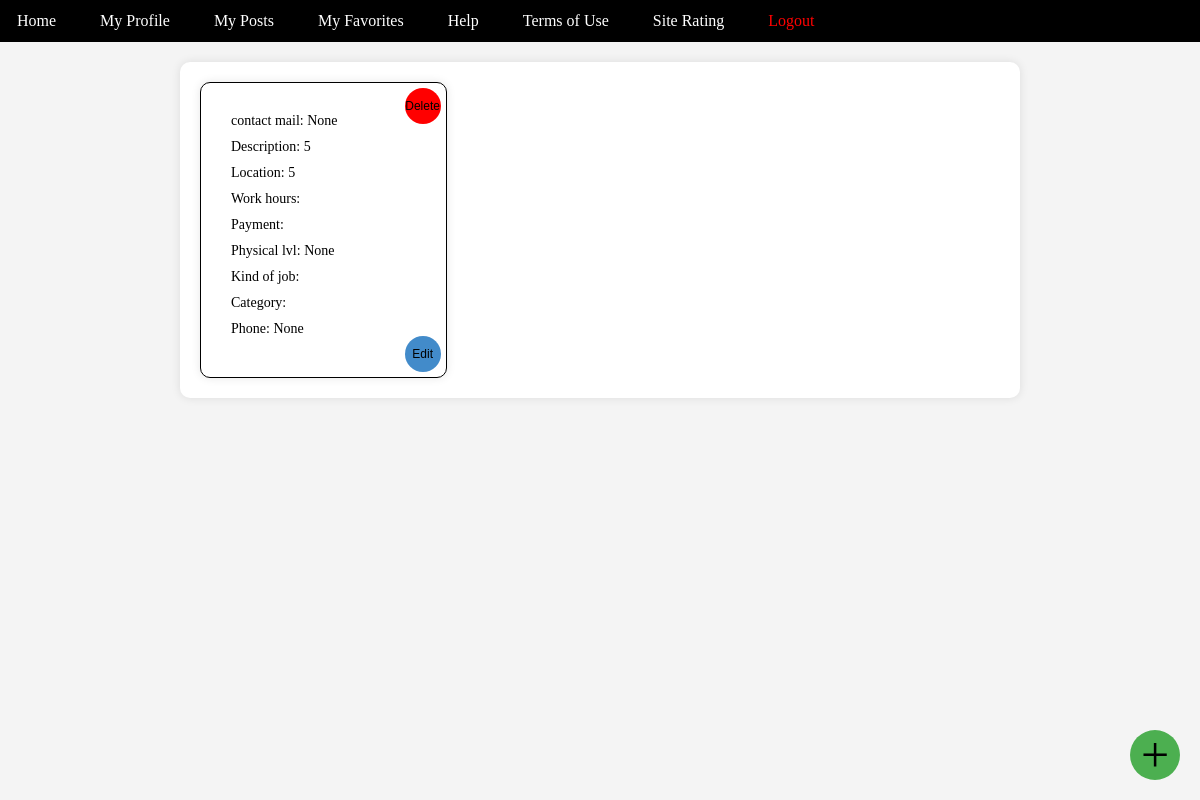
The app's page /myposts/ (signed in), older data.
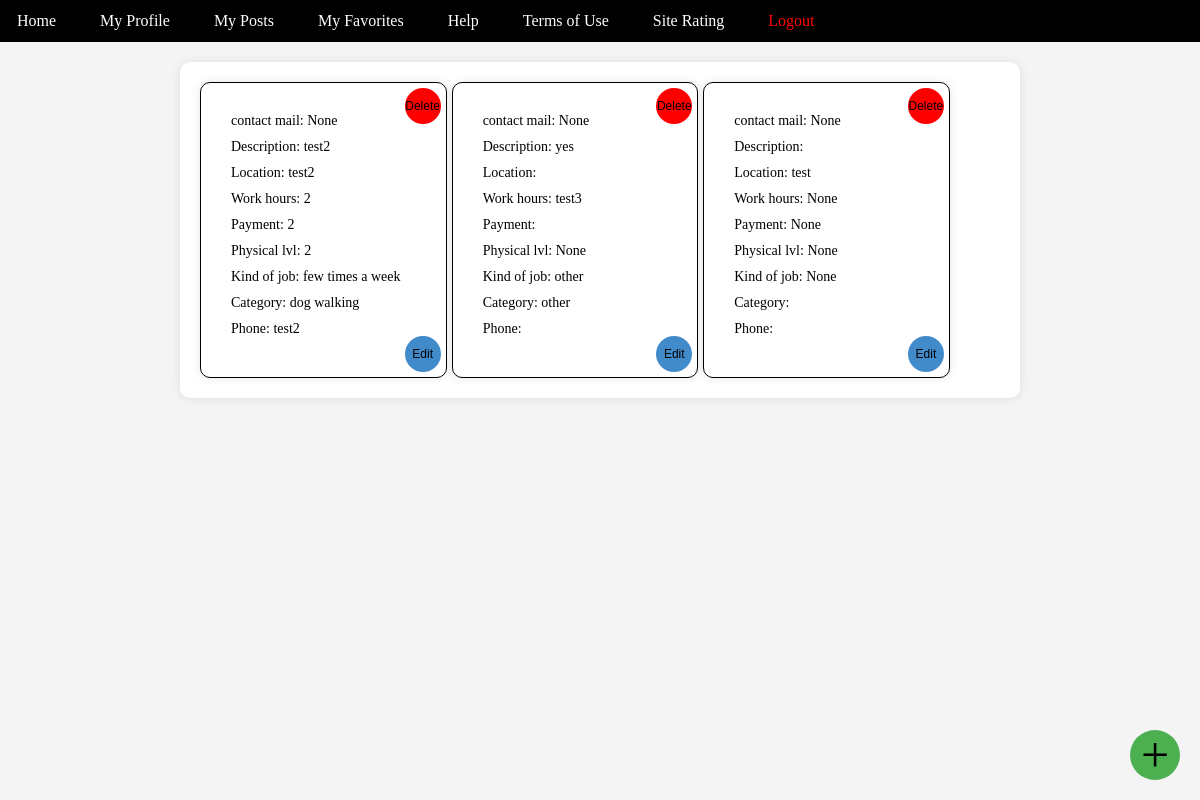
The same page, newer data.
### posts/models.py (models this page shows)
class Post(models.Model):
    mail = models.EmailField(null=True, blank=True)
    description = models.TextField(null=True, blank=True)
    location = models.TextField(null=True, blank=True)
    payment = models.TextField(null=True, blank=True)
    work_hours = models.TextField(null=True, blank=True)
    phys_lvl = models.IntegerField(null=True, blank=True)
    kind_of_job = models.TextField(null=True, blank=True)
    category = models.TextField(null=True, blank=True)
    phone = models.TextField(null=True, blank=True)

### project/views.py (the view)
# urls.py: path('myposts/', views.myposts, name="myposts"),
def myposts(request):
    global_user_id = request.session.get('global_user_id')
    if global_user_id:
        user = User.objects.get(id=global_user_id)
        my_post_ids = user.my_posts  # List of post IDs belonging to the user
        filtered_posts = Post.objects.filter(id__in=my_post_ids)
        my_posts_count = len(filtered_posts)
        context = {'posts': filtered_posts, 'open_posts_count': my_posts_count}
        return render(request, 'posts.html', context)
    else:
        return JsonResponse({'error': 'User not logged in'}, status=401)

### templates/posts.html (shortened to what this page needs)
<!DOCTYPE html>
<html lang="en">
<head>
</head>
<body>
{% extends 'toolbar.html' %}
{% block content %}
<div class="posts-container">
  <div class="posts">
    {% for post in posts %}
      <div class="post" data-description="{{ post.description }}" data-location="{{ post.location }}" data-work_hours="{{ post.work_hours }}" data-phys_lvl="{{ post.phys_lvl }}" data-kind_of_job="{{ post.kind_of_job }}" data-category="{{ post.category }}" data-phone="{{ post.phone }}">
          <div class="post-content">
              <div class="post-info">contact mail: {{ post.mail}}</div>
              <div class="post-info">Description: {{ post.description }}</div>
              <div class="post-info">Location: {{ post.location }}</div>
              <div class="post-info">Work hours: {{ post.work_hours }}</div>
              <div class="post-info">Payment: {{ post.payment }}</div>
              <div class="post-info">Physical lvl: {{ post.phys_lvl }}</div>
              <div class="post-info">Kind of job: {{ post.kind_of_job }}</div>
              <div class="post-info">Category: {{ post.category }}</div>
              <div class="post-info">Phone: {{ post.phone }}</div>
              <button class="remove-button" onclick="removePost(event)" data-post-id="{{ post.id }}">Delete</button>
              <button class="edit-button" onclick="editPost(event)" data-post-id="{{ post.id }}">Edit</button>
          </div>
      </div>
    {% endfor %}
  </div>
</div>
<h href="{% url 'create_post' %}" class="create-post-button" onclick="checkOpenPosts()">+</h>
</body>
</html>
{% endblock %}

### templates/toolbar.html (shortened to what this page needs)
<!DOCTYPE html>
<html lang="en">
<head>
</head>
<body>
    <div class="section-regular neutral-100">
        <div class="w-layout-blockcontainer w-container">
            <div class="navbar-buttons">
                <a href="{% url 'homepage' %}" aria-current="page" class="nav-link w-nav-link w--current button">Home</a>
                <a href="{% url 'profile' %}" class="nav-link w-nav-link button">My Profile</a>
                <a href="{% url 'myposts' %}" class="nav-link w-nav-link button">My Posts</a>
                <a href="{% url 'myfavorites' %}" class="nav-link w-nav-link button">My Favorites</a>
                <a href="{% url 'helppage' %}" class="nav-link w-nav-link button">Help</a>
                <a href="{% url 'TOS' %}" class="nav-link w-nav-link button">Terms of Use</a>
                <a href="{% url 'rating' %}" class="nav-link w-nav-link button">Site Rating</a>
                <a href="{% url 'login_page' %}" class="nav-link w-nav-link button logout-link">Logout</a>
            </div>
        </div>
    </div>
    {% block content %}
    {% endblock %}
</body>
</html>

### templates/posts.html (style rules this page uses)
body { font-family: Arial, sans-serif; margin: 0; padding: 0; background-color: #f8f8f8; }
.posts-container { max-width: 800px; margin: 20px auto; padding: 20px; background-color: #fff; border-radius: 10px; box-shadow: 0 0 10px rgba(0, 0, 0, 0.1); }
.posts { display: flex; flex-wrap: wrap; gap: 20px; }
.post { position: relative; width: calc(33.33% - 20px); border: 1px solid #ddd; border-radius: 10px; overflow: hidden; box-shadow: 0 0 10px rgba(0, 0, 0, 0.1); }
.post-content { padding: 20px; font-size: 14px; }
.post-info { margin-bottom: 10px; overflow: hidden; white-space: nowrap; text-overflow: ellipsis; }
.remove-button { position: absolute; top: 5px; right: 5px; background-color: red; color: black; border: none; border-radius: 50%; width: 36px; height: 36px; font-size: 12px; cursor: pointer; display: flex; justify-content: center; align-items: center; }
.edit-button { position: absolute; bottom: 5px; right: 5px; background-color: #428bca; color: #11111; border: none; border-radius: 50%; width: 36px; height: 36px; font-size: 12px; cursor: pointer; display: flex; justify-content: center; align-items: center; }
.create-post-button { position: fixed; bottom: 20px; right: 20px; background-color: #4caf50; color: black; border: none; border-radius: 50%; width: 50px; height: 50px; font-size: 50px; cursor: pointer; display: flex; justify-content: center; align-items: center; }

### templates/toolbar.html (style rules this page uses)
body { font-family: Copperplate; margin: 0; padding: 0; box-sizing: border-box; background-color: #f4f4f4; }
.navbar-buttons { display: flex; background-color: black; margin-bottom: 20px; }
.navbar-buttons a { text-decoration: none; padding: 10px 15px; margin-right: 10px; color: white; border: 2px solid transparent; border-radius: 5px; cursor: pointer; font-size: 16px; position: relative; overflow: hidden; transition: color 0.3s ease, background-color 0.3s ease; }
.navbar-buttons a.logout-link { color: red; }
.posts-container { max-height: 400px; overflow-y: auto; }
.posts { display: flex; flex-wrap: wrap; gap: 5px; }
.post { width: calc(33.33% - 20px); border: 1px solid black; padding: 10px; box-sizing: border-box; position: relative; }
.post-content { font-size: 14px; }

Row changes from the older to the newer data that the page shows:
changed Post: description "5" → "test2"; location "5" → "test2"; work_hours (not shown) → "2"; payment (not shown) → "2"; phys_lvl "None" → "2"; kind_of_job (not shown) → "few times a week"; category (not shown) → "dog walking"; phone "None" → "test2"
added Post: mail "None", description "yes", work_hours "test3", phys_lvl "None", kind_of_job "other", category "other"
added Post: mail "None", location "test", work_hours "None", payment "None", phys_lvl "None", kind_of_job "None"
